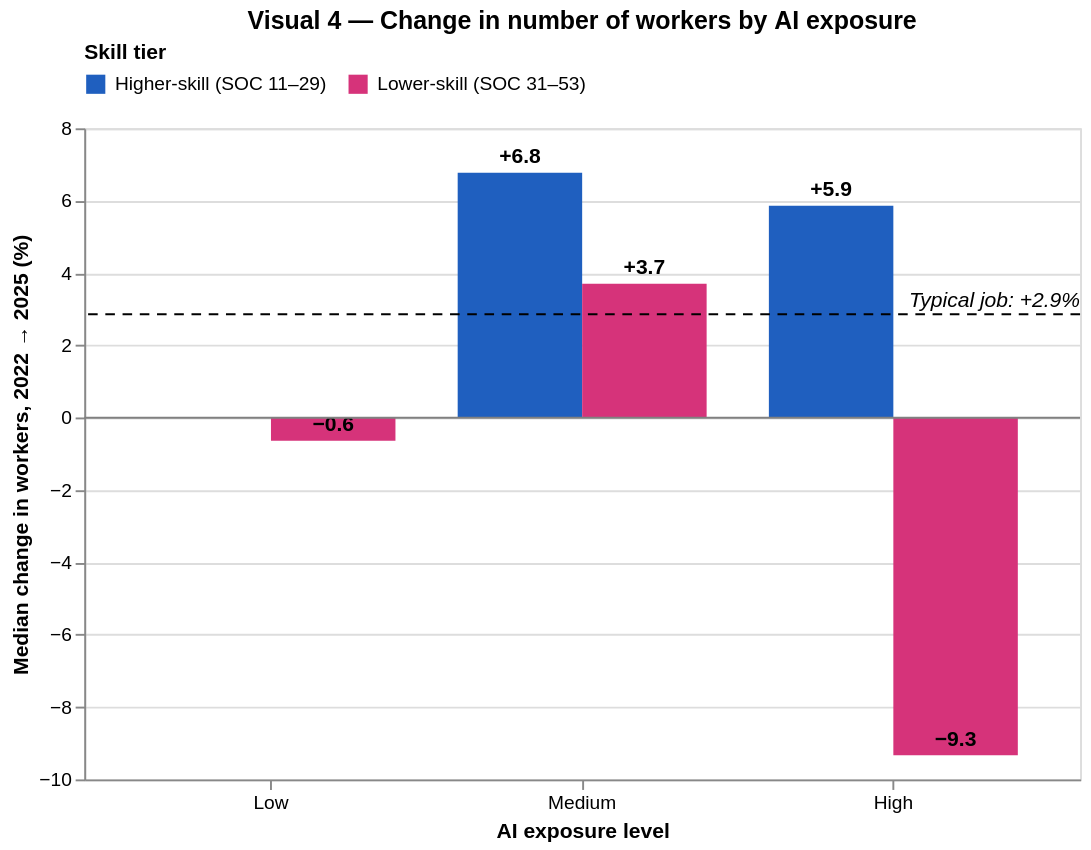

Notebook cell for this chart:
### Markdown cell above
---
### Visual 4 — Did more exposed jobs lose workers?
**What you're looking at:** The **median change in number of workers** from 2022 to 2025, by AI exposure level and skill tier. The dashed line is the typical job (+2.9%).

**What to notice:** Focus on the **pink bars**. Lower-skill jobs with **High** exposure **shrank by about 9%**, while lower-skill jobs with Medium exposure grew. Higher-skill exposed jobs (blue) **grew about 6–7%**, above the typical job.

> **Key takeaway:** This is the **only place we see displacement**: lower-skill jobs that are highly exposed to AI are losing workers. Highly exposed high-skill jobs are growing.

*How to interact:* hover over a bar for the number of jobs and workers in that group.

### Code cell
emp_tbl = by_level('emp_pct')
visual4 = level_chart(emp_tbl, chg['emp_pct'].median(), 'Median change in workers, 2022 → 2025 (%)',
                      'Visual 4 — Change in number of workers by AI exposure')
visual4

### Figure 1 — Vega-Lite specification as saved in the notebook (floating-point values rounded to 4 significant figures)
{"config": {"view": {"continuousWidth": 300, "continuousHeight": 300}}, "layer": [{"mark": {"type": "bar"}, "encoding": {"color": {"field": "skill_tier", "legend": {"orient": "top", "title": "Skill tier"}, "scale": {"domain": ["Higher-skill (SOC 11–29)", "Lower-skill (SOC 31–53)"], "range": ["#1f5fbf", "#d6337a"]}, "type": "nominal"}, "tooltip": [{"field": "skill_tier", "title": "Tier", "type": "nominal"}, {"field": "exposure_level", "title": "Exposure", "type": "nominal"}, {"field": "median_change", "format": "+.1f", "title": "Median change %", "type": "quantitative"}, {"field": "jobs", "title": "Occupations", "type": "quantitative"}, {"field": "workers_2025", "format": ",.0f", "title": "Workers 2025", "type": "quantitative"}], "x": {"axis": {"labelAngle": 0}, "field": "exposure_level", "sort": ["Low", "Medium", "High"], "title": "AI exposure level", "type": "nominal"}, "xOffset": {"field": "skill_tier", "sort": ["Higher-skill (SOC 11–29)", "Lower-skill (SOC 31–53)"], "type": "nominal"}, "y": {"field": "median_change", "title": "Median change in workers, 2022 → 2025 (%)", "type": "quantitative"}}}, {"mark": {"type": "text", "dy": -8, "fontWeight": "bold"}, "encoding": {"color": {"value": "black"}, "text": {"field": "median_change", "format": "+.1f", "type": "quantitative"}, "tooltip": [{"field": "skill_tier", "title": "Tier", "type": "nominal"}, {"field": "exposure_level", "title": "Exposure", "type": "nominal"}, {"field": "median_change", "format": "+.1f", "title": "Median change %", "type": "quantitative"}, {"field": "jobs", "title": "Occupations", "type": "quantitative"}, {"field": "workers_2025", "format": ",.0f", "title": "Workers 2025", "type": "quantitative"}], "x": {"axis": {"labelAngle": 0}, "field": "exposure_level", "sort": ["Low", "Medium", "High"], "title": "AI exposure level", "type": "nominal"}, "xOffset": {"field": "skill_tier", "sort": ["Higher-skill (SOC 11–29)", "Lower-skill (SOC 31–53)"], "type": "nominal"}, "y": {"field": "median_change", "title": "Median change in workers, 2022 → 2025 (%)", "type": "quantitative"}}}, {"data": {"name": "data-a0a55d106695e8d630baff0f16eee66d"}, "mark": {"type": "rule", "color": "grey"}, "encoding": {"y": {"field": "y", "type": "quantitative"}}}, {"data": {"name": "data-fb350acbbc1c3b5cda4cebbf4ca147ea"}, "mark": {"type": "rule", "color": "black", "strokeDash": [5, 4]}, "encoding": {"y": {"field": "y", "type": "quantitative"}}}, {"data": {"name": "data-7a9f78298214c05b24a66c869418f510"}, "mark": {"type": "text", "align": "right", "dy": -7, "fontStyle": "italic", "x": 520}, "encoding": {"text": {"field": "t", "type": "nominal"}, "y": {"field": "y", "type": "quantitative"}}}], "data": {"name": "data-07b4054a7d7f2e18cc678574440a9a9e"}, "height": 340, "title": "Visual 4 — Change in number of workers by AI exposure", "width": 520, "$schema": "https://vega.github.io/schema/vega-lite/v6.4.1.json", "datasets": {"data-07b4054a7d7f2e18cc678574440a9a9e": [{"skill_tier": "Higher-skill (SOC 11–29)", "exposure_level": "High", "median_change": 5.858, "jobs": 171, "workers_2022": 24030000.0, "workers_2025": 26170000.0}, {"skill_tier": "Higher-skill (SOC 11–29)", "exposure_level": "Medium", "median_change": 6.769, "jobs": 98, "workers_2022": 14650000.0, "workers_2025": 15850000.0}, {"skill_tier": "Lower-skill (SOC 31–53)", "exposure_level": "High", "median_change": -9.333, "jobs": 49, "workers_2022": 18620000.0, "workers_2025": 17770000.0}, {"skill_tier": "Lower-skill (SOC 31–53)", "exposure_level": "Low", "median_change": -0.636, "jobs": 217, "workers_2022": 36880000.0, "workers_2025": 37710000.0}, {"skill_tier": "Lower-skill (SOC 31–53)", "exposure_level": "Medium", "median_change": 3.703, "jobs": 122, "workers_2022": 23890000.0, "workers_2025": 25220000.0}], "data-a0a55d106695e8d630baff0f16eee66d": [{"y": 0}], "data-fb350acbbc1c3b5cda4cebbf4ca147ea": [{"y": 2.858}], "data-7a9f78298214c05b24a66c869418f510": [{"y": 2.858, "t": "Typical job: +2.9%"}]}}
